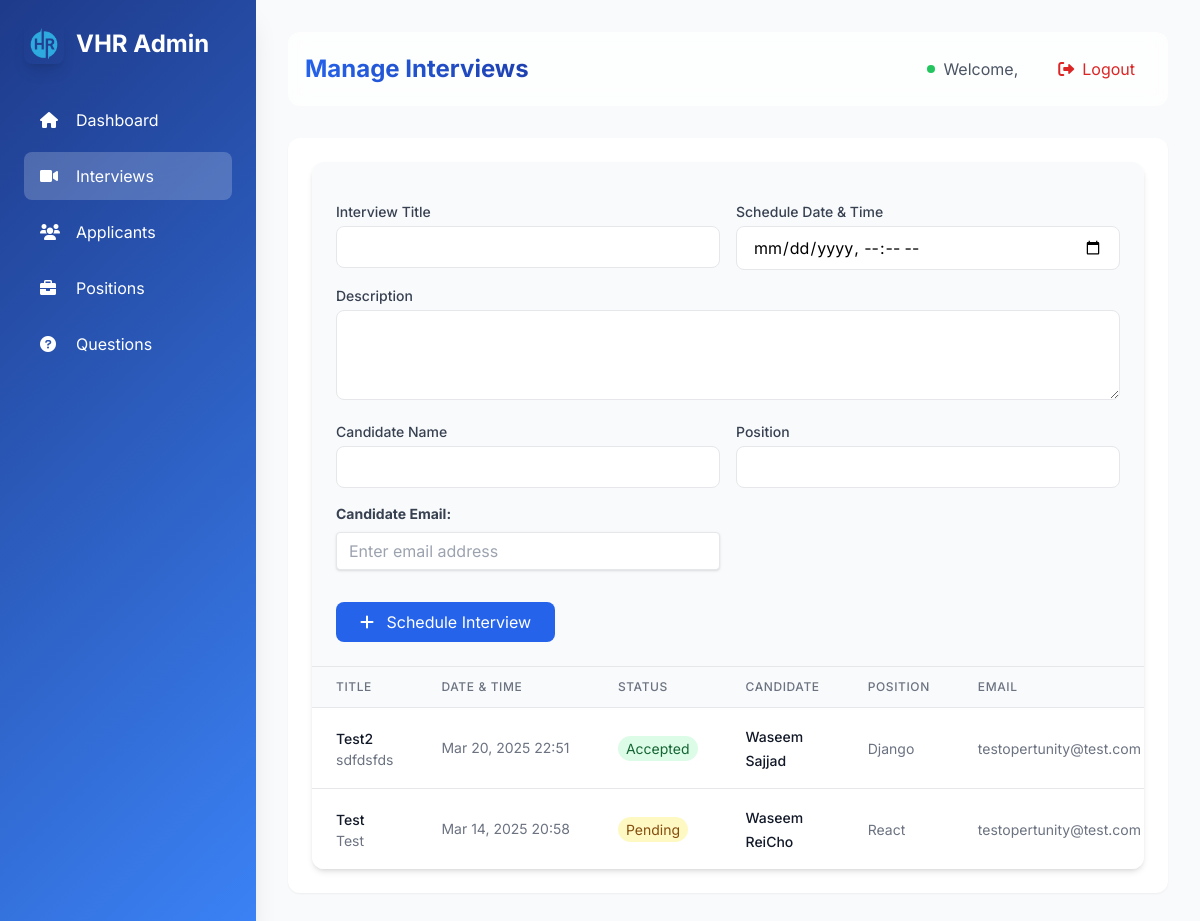
The app's page /interviews/ with its own data.
### interviews/models.py (models this page shows, shortened)
class Interview(models.Model):
    STATUS_CHOICES = [
        ('pending', 'Pending'),
        ('accepted', 'Accepted'),
        ('rejected', 'Rejected'),
    ]
    title = models.CharField(max_length=255)
    description = models.TextField()
    scheduled_date = models.DateTimeField()
    status = models.CharField(max_length=10, choices=STATUS_CHOICES, default='pending')
    created_at = models.DateTimeField(auto_now_add=True)
    email = models.EmailField(max_length=254, blank=True, null=True)
    candidate_name = models.CharField(max_length=255, blank=True, null=True)
    position = models.CharField(max_length=255, blank=True, null=True)

### interviews/views.py (the view)
# urls.py: path('interviews/', manage_interviews, name='manage_interviews'),
def manage_interviews(request):
    interviews = Interview.objects.all().order_by('-scheduled_date')
    return render(request, 'admin/manage_interviews.html', {
        'interviews': interviews
    })

### interviews/templates/admin/manage_interviews.html (shortened to what this page needs)
{% extends "admin/base_admin.html" %}
{% block admin_content %}
<div class="bg-white rounded-xl shadow-md overflow-hidden">
    <div class="p-6 bg-gray-50 border-b">
        <form id="addInterviewForm" method="POST" action="{% url 'add_interview' %}" class="space-y-4">
            <div class="grid grid-cols-2 gap-4">
                <div>
                    <label class="block text-sm font-medium text-gray-700 mb-1">Interview Title</label>
                    <input type="text" name="title" required
                           class="w-full px-4 py-2 border rounded-lg focus:ring-2 focus:ring-blue-500 focus:border-blue-500">
                </div>
                <div>
                    <label class="block text-sm font-medium text-gray-700 mb-1">Schedule Date & Time</label>
                    <input type="datetime-local" name="scheduled_date" required
                           class="w-full px-4 py-2 border rounded-lg focus:ring-2 focus:ring-blue-500 focus:border-blue-500">
                </div>
                <div class="col-span-2">
                    <label class="block text-sm font-medium text-gray-700 mb-1">Description</label>
                    <textarea name="description" rows="3"
                              class="w-full px-4 py-2 border rounded-lg focus:ring-2 focus:ring-blue-500 focus:border-blue-500"></textarea>
                </div>
                <div>
                    <label class="block text-sm font-medium text-gray-700 mb-1">Candidate Name</label>
                    <input type="text" name="candidate_name" required
                        class="w-full px-4 py-2 border rounded-lg focus:ring-2 focus:ring-blue-500 focus:border-blue-500">
                </div>
                <div>
                    <label class="block text-sm font-medium text-gray-700 mb-1">Position</label>
                    <input type="text" name="position" required
                        class="w-full px-4 py-2 border rounded-lg focus:ring-2 focus:ring-blue-500 focus:border-blue-500">
                </div>
                <div class="mb-4">
                    <label for="email" class="block text-gray-700 text-sm font-bold mb-2">Candidate Email:</label>
                    <input type="email" name="email" id="email" class="shadow appearance-none border rounded w-full py-2 px-3 text-gray-700 leading-tight focus:outline-none focus:shadow-outline" placeholder="Enter email address">
                </div>
            </div>
            <button type="submit" class="bg-blue-600 text-white px-6 py-2 rounded-lg hover:bg-blue-700 transition">
                <i class="fas fa-plus mr-2"></i> Schedule Interview
            </button>
        </form>
    </div>
    <div class="overflow-x-auto">
        <table class="min-w-full divide-y divide-gray-200">
            <thead class="bg-gray-50">
                <tr>
                    <th class="px-6 py-3 text-left text-xs font-medium text-gray-500 uppercase tracking-wider">Title</th>
                    <th class="px-6 py-3 text-left text-xs font-medium text-gray-500 uppercase tracking-wider">Date & Time</th>
                    <th class="px-6 py-3 text-left text-xs font-medium text-gray-500 uppercase tracking-wider">Status</th>
                    <th class="px-6 py-3 text-left text-xs font-medium text-gray-500 uppercase tracking-wider">Candidate</th>
                    <th class="px-6 py-3 text-left text-xs font-medium text-gray-500 uppercase tracking-wider">Position</th>
                    <th class="px-6 py-3 text-left text-xs font-medium text-gray-500 uppercase tracking-wider">Email</th>
                </tr>
            </thead>
            <tbody class="bg-white divide-y divide-gray-200">
                {% for interview in interviews %}
                <tr class="hover:bg-gray-50 transition">
                    <td class="px-6 py-4">
                        <span class="text-sm font-medium text-gray-900">{{ interview.title }}</span>
                        {% if interview.description %}
                        <p class="text-sm text-gray-500">{{ interview.description|truncatechars:100 }}</p>
                        {% endif %}
                    </td>
                    <td class="px-6 py-4 whitespace-nowrap text-sm text-gray-500">
                        {{ interview.scheduled_date|date:"M d, Y H:i" }}
                    </td>
                    <td class="px-6 py-4 whitespace-nowrap">
                        <span class="px-2 py-1 text-sm rounded-full
                            {% if interview.status == 'pending' %}bg-yellow-100 text-yellow-800
                            {% elif interview.status == 'accepted' %}bg-green-100 text-green-800
                            {% else %}bg-red-100 text-red-800{% endif %}">
                            {{ interview.status|title }}
                        </span>
                    </td>
                    <td class="px-6 py-4">
                        <span class="text-sm font-medium text-gray-900">{{ interview.candidate_name }}</span>
                    </td>
                    <td class="px-6 py-4">
                        <span class="text-sm text-gray-500">{{ interview.position }}</span>
                    </td>
                    <td class="px-6 py-4">
                        <span class="text-sm text-gray-500">{{ interview.email }}</span>
                    </td>
                </tr>
                {% empty %}
                <tr>
                    <td colspan="4" class="px-6 py-4 text-center text-gray-500">
                        No interviews scheduled yet.
                    </td>
                </tr>
                {% endfor %}
            </tbody>
        </table>
    </div>
</div>
{% endblock %}

### interviews/templates/admin/base_admin.html (style rules this page uses)
body { font-family: "Inter", sans-serif; }

### records on screen
Interview: title "Test2", description "sdfdsfds", scheduled_date "Mar 20, 2025 22:51", status "Accepted", candidate_name "Waseem Sajjad", position "Django", email "testopertunity@test.com"
Interview: title "Test", description "Test", scheduled_date "Mar 14, 2025 20:58", status "Pending", candidate_name "Waseem ReiCho", position "React", email "testopertunity@test.com"
